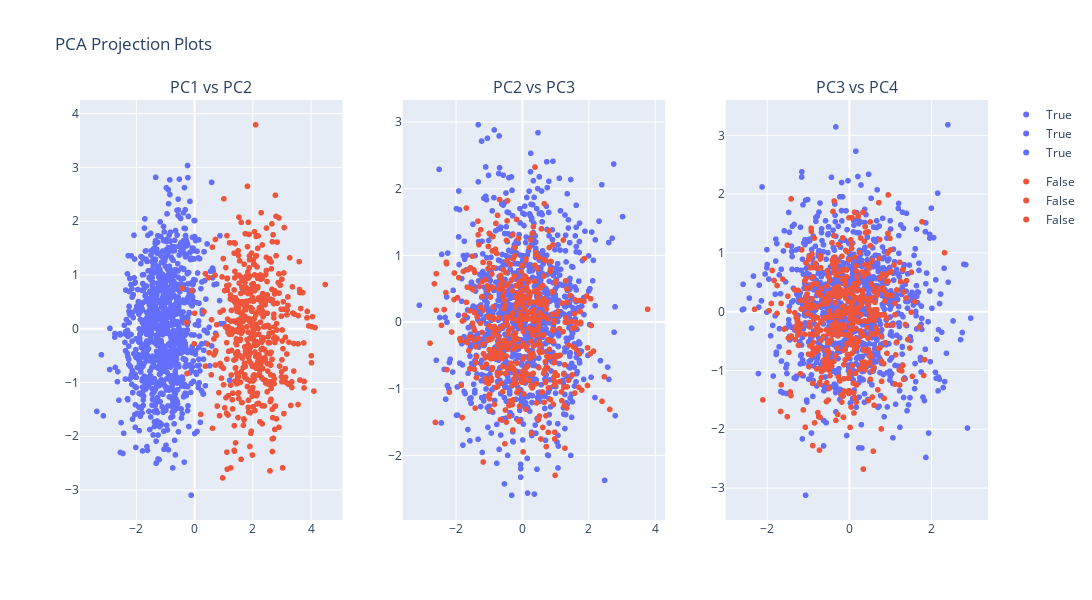

This figure's notebook cell:
### Code cell
# Assuming df_X_proj contains the PCA projections and y contains cluster labels:
fig = sp.make_subplots(
    rows=1, cols=3, 
    shared_yaxes=False,
    subplot_titles=["PC1 vs PC2", "PC2 vs PC3", "PC3 vs PC4"],
    column_widths=[0.33, 0.33, 0.33]
)

# First plot (Projection on PC1 & PC2)
plot1 = plot_pca_projectiononPC(df_X_proj, components=(0, 1), cluster_labels=y, width=400, height=400)
for trace in plot1.data:
    fig.add_trace(trace, row=1, col=1)

# Second plot (Projection on PC2 & PC3)
plot2 = plot_pca_projectiononPC(df_X_proj, components=(1, 2), cluster_labels=y, width=400, height=400)
for trace in plot2.data:
    fig.add_trace(trace, row=1, col=2)

# Third plot (Projection on PC3 & PC4)
plot3 = plot_pca_projectiononPC(df_X_proj, components=(2, 3), cluster_labels=y, width=400, height=400)
for trace in plot3.data:
    fig.add_trace(trace, row=1, col=3)

# Update layout for spacing and title
fig.update_layout(
    title_text="PCA Projection Plots",
    height=600,
    width=1200,
    showlegend=True
)

# Show the figure
fig.show()

### Figure 1 — Plotly figure (JSON) as saved in the notebook; plotly's stock layout.template omitted (floating-point values rounded to 4 significant figures; data arrays with more than 128 entries replaced by an {"elided": "..."} marker saying what was removed)
{"data": [{"hovertemplate": "Clusters=True<br>PC1 (Axis 1)=%{x}<br>PC2 (Axis 2)=%{y}<extra></extra>", "legendgroup": "True", "marker": {"color": "#636efa", "symbol": "circle"}, "mode": "markers", "name": "True", "showlegend": true, "textfont": {"size": 10}, "textposition": "top center", "type": "scattergl", "x": {"elided": "1000 float values"}, "xaxis": "x", "y": {"elided": "1000 float values"}, "yaxis": "y"}, {"hovertemplate": "Clusters=False<br>PC1 (Axis 1)=%{x}<br>PC2 (Axis 2)=%{y}<extra></extra>", "legendgroup": "False", "marker": {"color": "#EF553B", "symbol": "circle"}, "mode": "markers", "name": "False", "showlegend": true, "textfont": {"size": 10}, "textposition": "top center", "type": "scattergl", "x": {"elided": "500 float values"}, "xaxis": "x", "y": {"elided": "500 float values"}, "yaxis": "y"}, {"hovertemplate": "Clusters=True<br>PC2 (Axis 2)=%{x}<br>PC3 (Axis 3)=%{y}<extra></extra>", "legendgroup": "True", "marker": {"color": "#636efa", "symbol": "circle"}, "mode": "markers", "name": "True", "showlegend": true, "textfont": {"size": 10}, "textposition": "top center", "type": "scattergl", "x": {"elided": "1000 float values"}, "xaxis": "x2", "y": {"elided": "1000 float values"}, "yaxis": "y2"}, {"hovertemplate": "Clusters=False<br>PC2 (Axis 2)=%{x}<br>PC3 (Axis 3)=%{y}<extra></extra>", "legendgroup": "False", "marker": {"color": "#EF553B", "symbol": "circle"}, "mode": "markers", "name": "False", "showlegend": true, "textfont": {"size": 10}, "textposition": "top center", "type": "scattergl", "x": {"elided": "500 float values"}, "xaxis": "x2", "y": {"elided": "500 float values"}, "yaxis": "y2"}, {"hovertemplate": "Clusters=True<br>PC3 (Axis 3)=%{x}<br>PC4 (Axis 4)=%{y}<extra></extra>", "legendgroup": "True", "marker": {"color": "#636efa", "symbol": "circle"}, "mode": "markers", "name": "True", "showlegend": true, "textfont": {"size": 10}, "textposition": "top center", "type": "scattergl", "x": {"elided": "1000 float values"}, "xaxis": "x3", "y": {"elided": "1000 float values"}, "yaxis": "y3"}, {"hovertemplate": "Clusters=False<br>PC3 (Axis 3)=%{x}<br>PC4 (Axis 4)=%{y}<extra></extra>", "legendgroup": "False", "marker": {"color": "#EF553B", "symbol": "circle"}, "mode": "markers", "name": "False", "showlegend": true, "textfont": {"size": 10}, "textposition": "top center", "type": "scattergl", "x": {"elided": "500 float values"}, "xaxis": "x3", "y": {"elided": "500 float values"}, "yaxis": "y3"}], "layout": {"annotations": [{"font": {"size": 16}, "showarrow": false, "text": "PC1 vs PC2", "x": 0.1444, "xanchor": "center", "xref": "paper", "y": 1, "yanchor": "bottom", "yref": "paper"}, {"font": {"size": 16}, "showarrow": false, "text": "PC2 vs PC3", "x": 0.5, "xanchor": "center", "xref": "paper", "y": 1, "yanchor": "bottom", "yref": "paper"}, {"font": {"size": 16}, "showarrow": false, "text": "PC3 vs PC4", "x": 0.8556, "xanchor": "center", "xref": "paper", "y": 1, "yanchor": "bottom", "yref": "paper"}], "height": 600, "showlegend": true, "title": {"text": "PCA Projection Plots"}, "width": 1200, "xaxis": {"anchor": "y", "domain": [0, 0.2889]}, "xaxis2": {"anchor": "y2", "domain": [0.3556, 0.6444]}, "xaxis3": {"anchor": "y3", "domain": [0.7111, 1]}, "yaxis": {"anchor": "x", "domain": [0, 1]}, "yaxis2": {"anchor": "x2", "domain": [0, 1]}, "yaxis3": {"anchor": "x3", "domain": [0, 1]}}}
